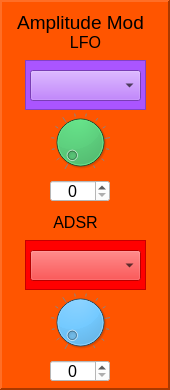
     <widget class="QFrame" name="frame_Osc2AmpMod">
      <property name="geometry">
       <rect>
        <x>550</x>
        <y>40</y>
        <width>170</width>
        <height>390</height>
       </rect>
      </property>
      <property name="styleSheet">
       <string notr="true">background-color: rgb(255, 85, 0);</string>
      </property>
      <property name="frameShape">
       <enum>QFrame::Panel</enum>
      </property>
      <property name="frameShadow">
       <enum>QFrame::Raised</enum>
      </property>
      <property name="lineWidth">
       <number>2</number>
      </property>
      <property name="midLineWidth">
       <number>2</number>
      </property>
      <widget class="QLabel" name="label_33">
       <property name="geometry">
        <rect>
         <x>10</x>
         <y>10</y>
         <width>141</width>
         <height>25</height>
        </rect>
       </property>
       <property name="font">
        <font>
         <pointsize>14</pointsize>
        </font>
       </property>
       <property name="text">
        <string>Amplitude Mod</string>
       </property>
       <property name="alignment">
        <set>Qt::AlignCenter</set>
       </property>
      </widget>
      <widget class="QLabel" name="label_34">
       <property name="geometry">
        <rect>
         <x>50</x>
         <y>210</y>
         <width>51</width>
         <height>25</height>
        </rect>
       </property>
       <property name="font">
        <font>
         <pointsize>12</pointsize>
        </font>
       </property>
       <property name="text">
        <string>ADSR</string>
       </property>
       <property name="alignment">
        <set>Qt::AlignCenter</set>
       </property>
      </widget>
      <widget class="QLabel" name="label_35">
       <property name="geometry">
        <rect>
         <x>60</x>
         <y>30</y>
         <width>51</width>
         <height>25</height>
        </rect>
       </property>
       <property name="font">
        <font>
         <pointsize>12</pointsize>
        </font>
       </property>
       <property name="text">
        <string>LFO</string>
       </property>
       <property name="alignment">
        <set>Qt::AlignCenter</set>
       </property>
      </widget>
      <widget class="QComboBox" name="comboBox_Osc2AmpModLFO">
       <property name="geometry">
        <rect>
         <x>30</x>
         <y>70</y>
         <width>111</width>
         <height>31</height>
        </rect>
       </property>
       <property name="font">
        <font>
         <pointsize>10</pointsize>
        </font>
       </property>
       <property name="focusPolicy">
        <enum>Qt::NoFocus</enum>
       </property>
       <property name="styleSheet">
        <string notr="true">
border-color: rgb(0, 0, 0);
background-color: rgb(170, 85, 255);
</string>
       </property>
       <property name="currentText">
        <string/>
       </property>
       <property name="currentIndex">
        <number>-1</number>
       </property>
       <property name="maxVisibleItems">
        <number>10</number>
       </property>
      </widget>
      <widget class="QComboBox" name="comboBox_Osc2AmpModAdsr">
       <property name="geometry">
        <rect>
         <x>30</x>
         <y>250</y>
         <width>111</width>
         <height>31</height>
        </rect>
       </property>
       <property name="font">
        <font>
         <pointsize>10</pointsize>
        </font>
       </property>
       <property name="focusPolicy">
        <enum>Qt::NoFocus</enum>
       </property>
       <property name="styleSheet">
        <string notr="true">
border-color: rgb(0, 0, 0);
background-color: rgb(255, 0, 0);
</string>
       </property>
       <property name="currentText">
        <string/>
       </property>
       <property name="currentIndex">
        <number>-1</number>
       </property>
       <property name="maxVisibleItems">
        <number>10</number>
       </property>
      </widget>
      <widget class="QDial" name="dial_Osc2AmpModLFOLevel">
       <property name="geometry">
        <rect>
         <x>50</x>
         <y>110</y>
         <width>60</width>
         <height>64</height>
        </rect>
       </property>
       <property name="focusPolicy">
        <enum>Qt::NoFocus</enum>
       </property>
       <property name="styleSheet">
        <string notr="true">background-color: rgb(22, 207, 75);</string>
       </property>
       <property name="maximum">
        <number>100</number>
       </property>
       <property name="value">
        <number>0</number>
       </property>
       <property name="wrapping">
        <bool>false</bool>
       </property>
       <property name="notchTarget">
        <double>8.000000000000000</double>
       </property>
       <property name="notchesVisible">
        <bool>true</bool>
       </property>
      </widget>
      <widget class="QDial" name="dial_Osc2AmpModAdsrLevel">
       <property name="geometry">
        <rect>
         <x>50</x>
         <y>290</y>
         <width>60</width>
         <height>64</height>
        </rect>
       </property>
       <property name="focusPolicy">
        <enum>Qt::NoFocus</enum>
       </property>
       <property name="styleSheet">
        <string notr="true">background-color: rgb(57, 176, 255);</string>
       </property>
       <property name="maximum">
        <number>100</number>
       </property>
       <property name="value">
        <number>0</number>
       </property>
       <property name="wrapping">
        <bool>false</bool>
       </property>
       <property name="notchTarget">
        <double>8.000000000000000</double>
       </property>
       <property name="notchesVisible">
        <bool>true</bool>
       </property>
      </widget>
      <widget class="QSpinBox" name="spinBox_Osc2AmpModAdsrLevel">
       <property name="geometry">
        <rect>
         <x>50</x>
         <y>360</y>
         <width>60</width>
         <height>22</height>
        </rect>
       </property>
       <property name="font">
        <font>
         <pointsize>12</pointsize>
        </font>
       </property>
       <property name="focusPolicy">
        <enum>Qt::NoFocus</enum>
       </property>
       <property name="styleSheet">
        <string notr="true">background-color: rgb(255, 255, 255);</string>
       </property>
       <property name="alignment">
        <set>Qt::AlignCenter</set>
       </property>
       <property name="readOnly">
        <bool>false</bool>
       </property>
       <property name="accelerated">
        <bool>true</bool>
       </property>
       <property name="maximum">
        <number>100</number>
       </property>
       <property name="value">
        <number>0</number>
       </property>
      </widget>
      <widget class="QSpinBox" name="spinBox_Osc2AmpModLfoLevel">
       <property name="geometry">
        <rect>
         <x>50</x>
         <y>180</y>
         <width>60</width>
         <height>22</height>
        </rect>
       </property>
       <property name="font">
        <font>
         <pointsize>12</pointsize>
        </font>
       </property>
       <property name="focusPolicy">
        <enum>Qt::NoFocus</enum>
       </property>
       <property name="styleSheet">
        <string notr="true">background-color: rgb(255, 255, 255);</string>
       </property>
       <property name="alignment">
        <set>Qt::AlignCenter</set>
       </property>
       <property name="readOnly">
        <bool>false</bool>
       </property>
       <property name="accelerated">
        <bool>true</bool>
       </property>
       <property name="maximum">
        <number>100</number>
       </property>
       <property name="value">
        <number>0</number>
       </property>
      </widget>
      <widget class="QFrame" name="frame_17">
       <property name="geometry">
        <rect>
         <x>25</x>
         <y>60</y>
         <width>121</width>
         <height>50</height>
        </rect>
       </property>
       <property name="styleSheet">
        <string notr="true">background-color: rgb(170, 85, 255);</string>
       </property>
       <property name="frameShape">
        <enum>QFrame::StyledPanel</enum>
       </property>
       <property name="frameShadow">
        <enum>QFrame::Raised</enum>
       </property>
      </widget>
      <widget class="QFrame" name="frame_23">
       <property name="geometry">
        <rect>
         <x>25</x>
         <y>240</y>
         <width>121</width>
         <height>50</height>
        </rect>
       </property>
       <property name="styleSheet">
        <string notr="true">background-color: rgb(255, 0, 0);</string>
       </property>
       <property name="frameShape">
        <enum>QFrame::StyledPanel</enum>
       </property>
       <property name="frameShadow">
        <enum>QFrame::Raised</enum>
       </property>
      </widget>
      <zorder>frame_23</zorder>
      <zorder>frame_17</zorder>
      <zorder>label_33</zorder>
      <zorder>label_34</zorder>
      <zorder>label_35</zorder>
      <zorder>comboBox_Osc2AmpModLFO</zorder>
      <zorder>comboBox_Osc2AmpModAdsr</zorder>
      <zorder>dial_Osc2AmpModLFOLevel</zorder>
      <zorder>dial_Osc2AmpModAdsrLevel</zorder>
      <zorder>spinBox_Osc2AmpModAdsrLevel</zorder>
      <zorder>spinBox_Osc2AmpModLfoLevel</zorder>
     </widget>
